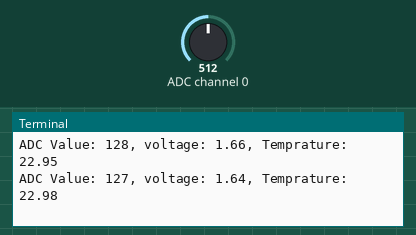
A program run on a simulated Raspberry Pi (header pin numbers). On the bench: the last lines printed to the terminal. The test bench sets the inputs (shaded band); at power-on: ADC channel 0 = 512 (analog values on the 0–1023 scale).

Above: at 1.2 s.
1.3 s: ADC channel 0 set to 716
At 2.4 s:
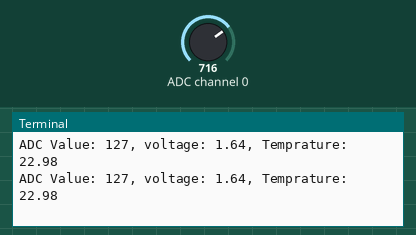
2.8 s: ADC channel 0 set to 900
At 3.8 s:
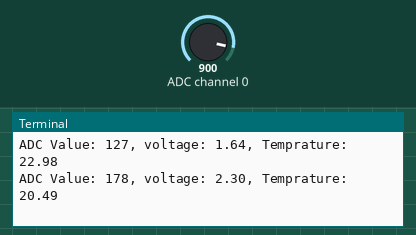
Timing chart, 0 to 5.8 s (numbered marks = the images above; inputs shaded):
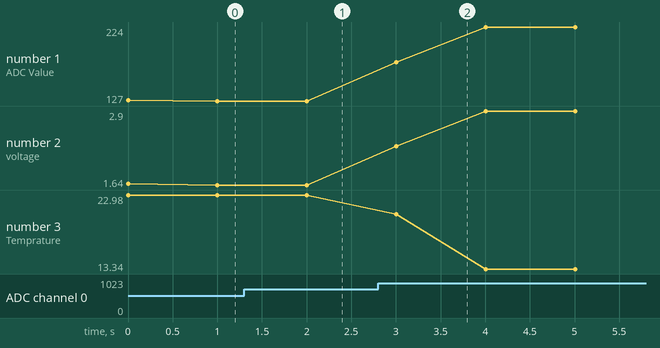

The program:

thermister_demo.py
```python
import RPi.GPIO as GPIO
import smbus
import math
import time


address= 0x48
bus= smbus.SMBus(1)
cmd = 0x40

def analogRead(chan):
    value = bus.read_byte_data(address, cmd+chan)
    return value

def analogWrite(val):
    bus.write_byte_data(address, cmd, val)


def setup():
    GPIO.setmode(GPIO.BOARD)

def loop():
    while True:
        value = analogRead(0)
        voltage = value / 255.0 * 3.3
        res = 10 + voltage/ (3.3 -voltage)
        tempK = 1/(1/(273.25 + 25) + math.log(res/10)/3950.0)
        tempC = tempK - 273.15
        print('ADC Value: %d, voltage: %.2f, Temprature: %.2f' %(value, voltage, tempC))
        time.sleep(1.0)

def destroy():
    GPIO.cleanup()

if __name__=="__main__":
    setup()
    try:
        loop()
    except KeyboardInterrupt:
        destroy()
```

Measured:
- plotted number 1: 127 → 224 after the input at 2.8 s
- plotted number 2: 1.64 → 2.9 after the input at 2.8 s
- plotted number 3: 22.98 → 13.34 after the input at 2.8 s
